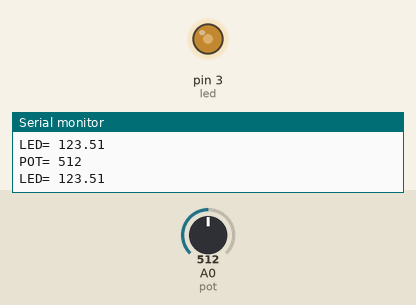
Simulated run of this sketch. Board: Arduino Uno, built with avr-gcc and run on an emulated ATmega328P. On the bench: output pins drawn as LEDs (lit = HIGH), the last lines printed to the serial monitor. The inputs (shaded band) are chosen by the test bench; at power-on: A0 (pot) = 512.

Above: at 1.8 s.
1.9 s: A0 (pot) set to 716
At 3.2 s:
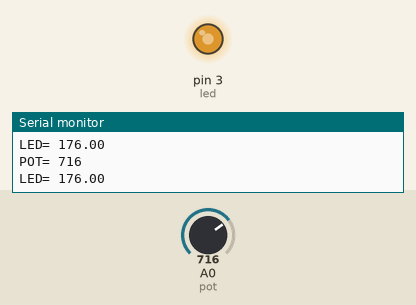
3.5 s: A0 (pot) set to 900
At 5.0 s:
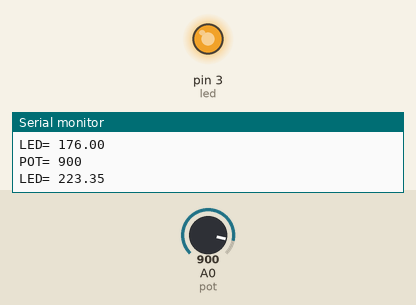
5.5 s: A0 (pot) set to 122
At 6.6 s:
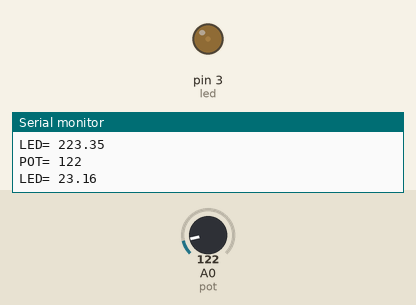
7.5 s: A0 (pot) set to 511
At 9.4 s:
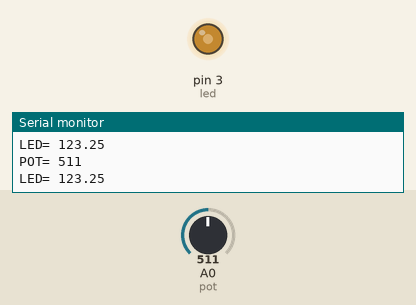
Timing chart, 0 to 10.5 s (numbered marks = the images above; inputs shaded):
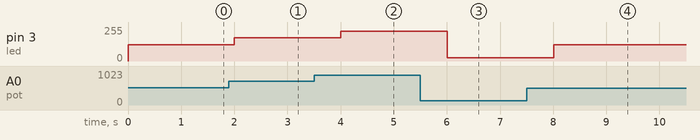

Measured:
- after the input at 1.9 s, pin 3 (led): 123/255 → 176/255 after 0.10 s
- after the input at 3.5 s, pin 3 (led): 176/255 → 223/255 after 0.50 s
- after the input at 5.5 s, pin 3 (led): 223/255 → 23/255 after 0.51 s
- after the input at 7.5 s, pin 3 (led): 23/255 → 123/255 after 0.51 s

The sketch:

PotentionmeterCalibration.ino
```cpp
int pot = A0;
int potMin=32;
int potMax=1023;
int led =3;
void setup() {
  // put your setup code here, to run once:
Serial.begin(9600);
pinMode(pot,INPUT);
pinMode(led,OUTPUT);
}

void loop() {
  int d = analogRead(pot);

  float bright=(d-potMin)*255./(potMax-potMin);
  Serial.print("POT= ");
  Serial.println(d);
  analogWrite(led,bright);
  Serial.print("LED= ");
  Serial.println(bright);
  delay(1000);


}
```
